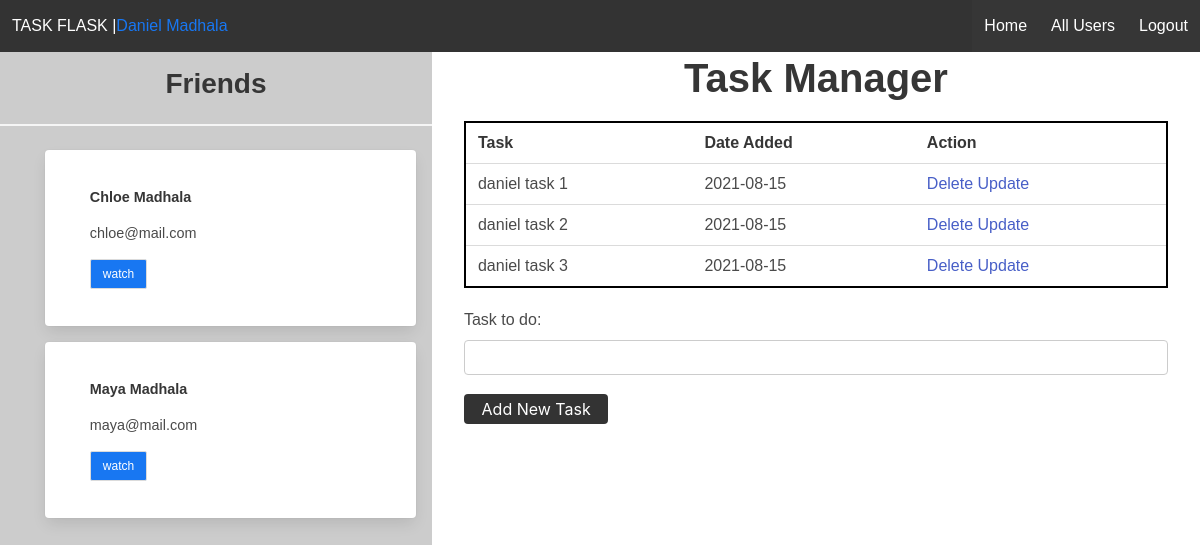
The page / (signed in) on the database as committed earlier.
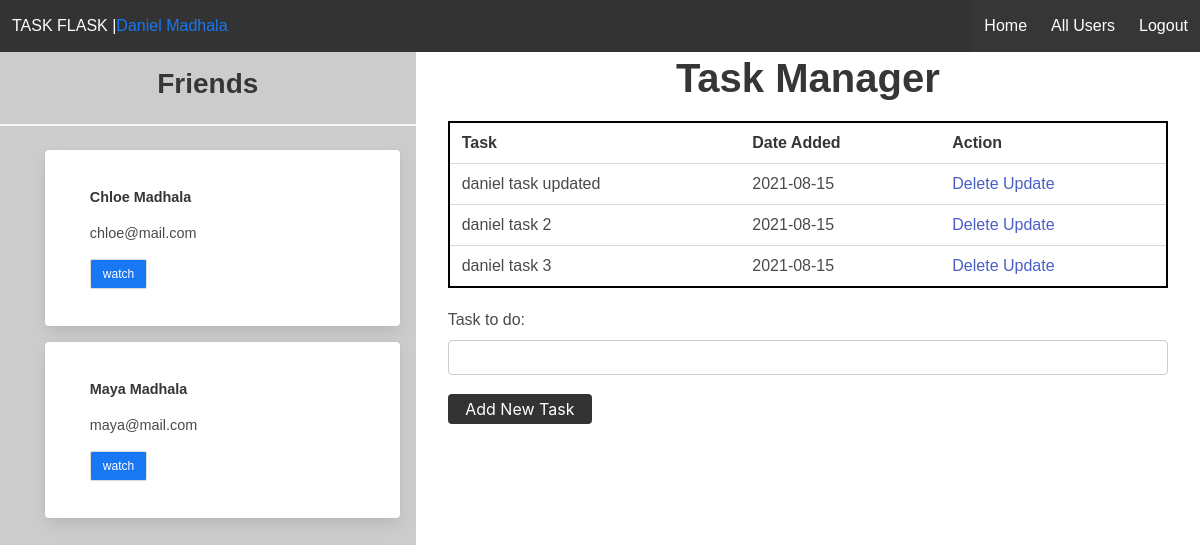
The same page on the database as committed later.
### app.py (models this page shows, shortened)
class Todo(db.Model):
  id = db.Column(db.Integer, primary_key=True)
  content = db.Column(db.String(200), nullable=False)
  date_time = db.Column(db.DateTime, default=datetime.utcnow)
  user_id = db.Column(db.Integer, db.ForeignKey('user.id'), nullable=False)

### app.py (the view)
@app.route('/' ,methods=['POST', 'GET'])
def index():
  if 'user' and 'username' not in session:
        return redirect(url_for('login'))
  if request.method == 'POST':
        task_content = request.form["content"]
        if not task_content:
          flash("Please enter task content!")
          return redirect(url_for('index'))
        new_task = Todo(content=task_content, user_id=g.user_id)
        try:
            db.session.add(new_task)
            db.session.commit()
            return redirect(url_for('index'))
        except:
            return 'Error while add new task!!!'
  else:
        tasks =  Todo.query.filter_by(user_id=g.user_id).order_by(Todo.date_time).all()
        friends = Followers.query.filter_by(other_user_id=g.user_id).all()
        return render_template('index.html', task_in_html=tasks, friends=friends)

### app.py (called while the page is built)
@app.before_request
def before_request():
  g.user_id = None
  g.user_name = None
  if 'user' and 'username' in session:
    g.user_id = session['user']
    g.username = session['username']

### templates/index.html (shortened to what this page needs)
{% extends 'base.html' %}  {% block body %}
<div class="content">
  <aside class="friends">
    <h2>Friends</h2>
    <hr />
    <div class="friends-container">
      <ul>
        {% for friend in friends%}
        <li>
          <div class="card bg-white">
            <div class="card-body card-content">
              <p>
                <strong
                  >{{ friend.owner.first_name }} {{ friend.owner.last_name
                  }}</strong
                >
              </p>
              <p>{{ friend.owner.email }}</p>
              <a
                href="{{ url_for('read_user', user_id=friend.owner.id) }}"
                class="button is-small btn-blue"
                >watch</a
              >
            </div>
          </div>
        </li>
        {% endfor %}
      </ul>
    </div>
  </aside>
  <div class="container tasks is-fluid">
    <h1 class="has-text-centered mt-1 is-size-2">Task Manager</h1>
    <table>
      <tr>
        <th>Task</th>
        <th>Date Added</th>
        <th>Action</th>
      </tr>
      {% for task in task_in_html %}
      <tr>
        <td>{{ task.content }}</td>
        <td>{{ task.date_time.date() }}</td>
        <td>
          <a href="{{ url_for('delete', id=task.id) }}">Delete</a>
          <a href="/update/{{ task.id }}">Update</a>
        </td>
      </tr>
      {% endfor %}
    </table>
    <div class="form">
      <form action="{{ url_for('index', id=user_id) }}" method="POST">
        <div class="form-group">
          <label for="content">Task to do:</label>
          <input type="text" name="content" id="content" />
        </div>
        <input class="btn btn-dark" type="submit" value="Add New Task" />
      </form>
    </div>
  </div>
</div>
{% endblock%}

Rows that differ between the two databases and show on the page:
changed Todo: content "daniel task 1" → "daniel task updated"
